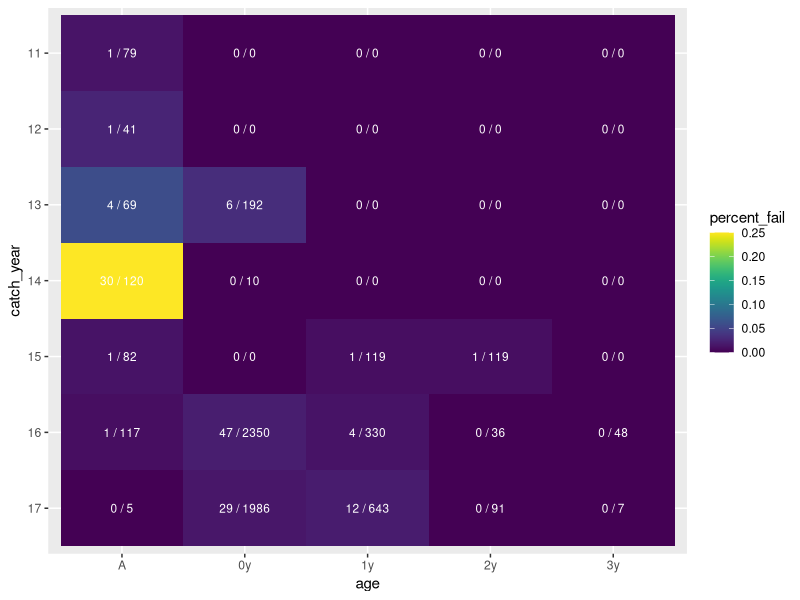

The R source for this figure:
library(ggplot2)
library(viridis)

success = read.csv('sample_success_data.csv')

success$age = factor(success$age, levels=c('A', '0y', '1y', '2y', '3y'))
success$catch_year =factor(success$catch_year, levels=rev(c('11', '12', '13', '14', '15', '16', '17', '18')))

png('sample_heatmap.png', width=5, height=6, res=320, units='in')

ggplot(success, aes(x=age, y=catch_year)) +
    geom_tile(aes(fill=percent_fail)) +
    geom_text(aes(label = paste(n_fail, ' / ', n, sep='')), size = 3, colour='white') +
    scale_fill_viridis()

dev.off()